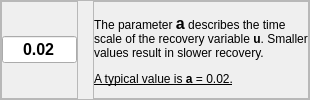
                        <widget class="QFrame" name="a_Izhik_frame">
                         <property name="frameShape">
                          <enum>QFrame::StyledPanel</enum>
                         </property>
                         <property name="frameShadow">
                          <enum>QFrame::Raised</enum>
                         </property>
                         <layout class="QHBoxLayout" name="horizontalLayout_18">
                          <property name="spacing">
                           <number>15</number>
                          </property>
                          <property name="leftMargin">
                           <number>0</number>
                          </property>
                          <property name="topMargin">
                           <number>0</number>
                          </property>
                          <property name="rightMargin">
                           <number>0</number>
                          </property>
                          <property name="bottomMargin">
                           <number>0</number>
                          </property>
                          <item alignment="Qt::AlignLeft">
                           <widget class="QFrame" name="a_value_frame">
                            <property name="frameShape">
                             <enum>QFrame::StyledPanel</enum>
                            </property>
                            <property name="frameShadow">
                             <enum>QFrame::Raised</enum>
                            </property>
                            <layout class="QHBoxLayout" name="horizontalLayout_20">
                             <property name="spacing">
                              <number>0</number>
                             </property>
                             <property name="leftMargin">
                              <number>0</number>
                             </property>
                             <property name="topMargin">
                              <number>0</number>
                             </property>
                             <property name="rightMargin">
                              <number>0</number>
                             </property>
                             <property name="bottomMargin">
                              <number>0</number>
                             </property>
                             <item>
                              <widget class="QLineEdit" name="a_value">
                               <property name="sizePolicy">
                                <sizepolicy hsizetype="Fixed" vsizetype="Fixed">
                                 <horstretch>0</horstretch>
                                 <verstretch>0</verstretch>
                                </sizepolicy>
                               </property>
                               <property name="minimumSize">
                                <size>
                                 <width>75</width>
                                 <height>0</height>
                                </size>
                               </property>
                               <property name="maximumSize">
                                <size>
                                 <width>50</width>
                                 <height>16777215</height>
                                </size>
                               </property>
                               <property name="font">
                                <font>
                                 <pointsize>12</pointsize>
                                 <weight>75</weight>
                                 <bold>true</bold>
                                </font>
                               </property>
                               <property name="styleSheet">
                                <string notr="true"/>
                               </property>
                               <property name="text">
                                <string>0.02</string>
                               </property>
                               <property name="frame">
                                <bool>true</bool>
                               </property>
                               <property name="alignment">
                                <set>Qt::AlignCenter</set>
                               </property>
                              </widget>
                             </item>
                            </layout>
                           </widget>
                          </item>
                          <item>
                           <widget class="QFrame" name="a_text_frame">
                            <property name="frameShape">
                             <enum>QFrame::StyledPanel</enum>
                            </property>
                            <property name="frameShadow">
                             <enum>QFrame::Raised</enum>
                            </property>
                            <layout class="QHBoxLayout" name="horizontalLayout_19">
                             <property name="spacing">
                              <number>0</number>
                             </property>
                             <property name="leftMargin">
                              <number>0</number>
                             </property>
                             <property name="topMargin">
                              <number>0</number>
                             </property>
                             <property name="rightMargin">
                              <number>0</number>
                             </property>
                             <property name="bottomMargin">
                              <number>0</number>
                             </property>
                             <item>
                              <widget class="QLabel" name="a_text">
                               <property name="sizePolicy">
                                <sizepolicy hsizetype="Expanding" vsizetype="Preferred">
                                 <horstretch>0</horstretch>
                                 <verstretch>0</verstretch>
                                </sizepolicy>
                               </property>
                               <property name="text">
                                <string>&lt;html&gt;&lt;head/&gt;&lt;body&gt;&lt;p&gt;&lt;span style=&quot; font-size:9pt;&quot;&gt;The parameter &lt;/span&gt;&lt;span style=&quot; font-size:12pt; font-weight:600;&quot;&gt;a&lt;/span&gt;&lt;span style=&quot; font-size:9pt;&quot;&gt; describes the time scale of the recovery variable &lt;/span&gt;&lt;span style=&quot; font-size:9pt; font-weight:600;&quot;&gt;u&lt;/span&gt;&lt;span style=&quot; font-size:9pt;&quot;&gt;. Smaller values result in slower recovery. &lt;/span&gt;&lt;/p&gt;&lt;p&gt;&lt;span style=&quot; font-size:9pt; text-decoration: underline;&quot;&gt;A typical value is &lt;/span&gt;&lt;span style=&quot; font-size:9pt; font-weight:600; text-decoration: underline;&quot;&gt;a&lt;/span&gt;&lt;span style=&quot; font-size:9pt; text-decoration: underline;&quot;&gt; = 0.02.&lt;/span&gt;&lt;/p&gt;&lt;/body&gt;&lt;/html&gt;</string>
                               </property>
                               <property name="scaledContents">
                                <bool>false</bool>
                               </property>
                               <property name="wordWrap">
                                <bool>true</bool>
                               </property>
                              </widget>
                             </item>
                            </layout>
                           </widget>
                          </item>
                         </layout>
                        </widget>
